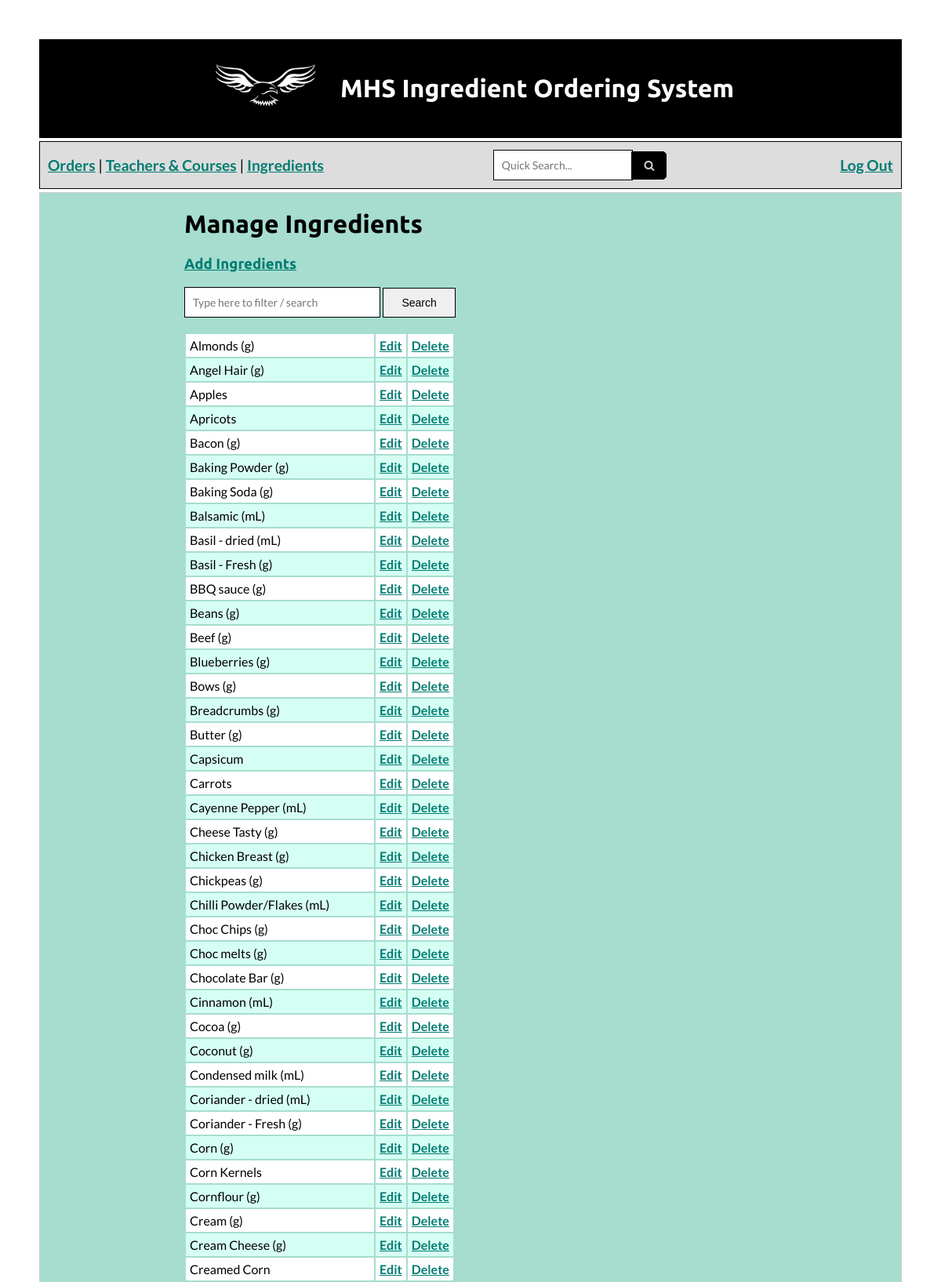
The page /index.php?page=../admin/manage_ingredients (signed in, upper part) on the database its author committed.
### tables this page shows
CREATE TABLE `ingredients` (
  `IngredientID` int(11) NOT NULL,
  `CategoryID` int(11) NOT NULL,
  `Ingredient` varchar(100) NOT NULL,
  `Units` varchar(10) NOT NULL
);

### admin/manage_ingredients.php (the view, shortened to what this page needs)
<?php
if ($_SERVER["REQUEST_METHOD"] == "POST") {
    $to_search = mysqli_real_escape_string($dbconnect, $_POST['to_search']);
}
else {
$to_search = "";
}
$ingredient_sql="SELECT * FROM `ingredients` WHERE `Ingredient` LIKE '%$to_search%' ORDER BY `ingredients`.`Ingredient` ASC ";
$ingredient_query=mysqli_query($dbconnect, $ingredient_sql);
$ingredient_rs=mysqli_fetch_assoc($ingredient_query);
$count = mysqli_num_rows($ingredient_query);
?>
<div class = "nice-middle">
<h1>Manage Ingredients </h1>
<h3><a href="index.php?page=../admin/new_ingredients" title="Manage Ingredients">Add Ingredients</a></h3>
<form autocomplete="off" method="post" action="<?php echo htmlspecialchars($_SERVER["PHP_SELF"]."?page=../admin/manage_ingredients");?>" enctype="multipart/form-data" name="filter_ingredient" id="filter_ingredient">
<input class="width-250" type="text" name="to_search" value="" placeholder="Type here to filter / search" />
        <input class="width-93px" type="submit" value="Search" />
</form>
<br />
<?php
    if($count==0)
    {
    ?>
<div class="error">
    <p>Sorry there are no ingredients that match your search</p>
</div>
<?php
    }
else {
?>
<table>
<?php do {
    if ($ingredient_rs['Units'] == "")
    {
        $display_units = "";
    }
    else {
        $display_units = "(".$ingredient_rs['Units'].")";
    }
    ?>
<tr>
    <td><?php echo $ingredient_rs['Ingredient']?> <?php echo $display_units; ?></td>
    <td><a href="index.php?page=../admin/edit_ingredient&ingredientID=<?php echo $ingredient_rs['IngredientID']?>">Edit</a></td>
    <td><a href="index.php?page=../admin/delete_ingredient&ingredientID=<?php echo $ingredient_rs['IngredientID']?>">Delete</a></td>
</tr>
<?php }
    while ($ingredient_rs=mysqli_fetch_assoc($ingredient_query))
?>
</table>
</div>
<?php
}
?>
<br />

### theme/food_orders.css (style rules this page uses)
body { margin: auto; padding: 50px; color: #000; font-family: 'Lato', sans-serif; }
a { font-weight: bold; }
a:link { color: #007c72; }
h1, h2, h3, h4 { font-family: 'Ubuntu', sans-serif; }
form, .nice-middle { max-width: 750px; margin: auto; }
input { font-size: 14px; padding: 10px; display: inline-block; border: 1px solid #000; box-sizing: border-box; }
td { padding: 5px; }
tr:nth-child(even) { background: #d6fff4 }
tr:nth-child(odd) { background: #FFF }
textarea, input[type=text] { font-family: 'Lato', sans-serif; padding: 10px; border-width: 1px; margin: auto; }
.width-250 { width: 250px; }
.width-93px { width: 93px; }

### rows shown on the page
ingredients: Ingredient "Almonds", Units "(g)"
ingredients: Ingredient "Angel Hair", Units "(g)"
ingredients: Ingredient "Apples"
ingredients: Ingredient "Apricots"
ingredients: Ingredient "Bacon", Units "(g)"
ingredients: Ingredient "Baking Powder", Units "(g)"
ingredients: Ingredient "Baking Soda", Units "(g)"
ingredients: Ingredient "Balsamic", Units "(mL)"
ingredients: Ingredient "Basil - dried", Units "(mL)"
ingredients: Ingredient "Basil - Fresh", Units "(g)"
ingredients: Ingredient "BBQ sauce", Units "(g)"
ingredients: Ingredient "Beans", Units "(g)"
ingredients: Ingredient "Beef", Units "(g)"
ingredients: Ingredient "Blueberries", Units "(g)"
ingredients: Ingredient "Bows", Units "(g)"
ingredients: Ingredient "Breadcrumbs", Units "(g)"
ingredients: Ingredient "Butter", Units "(g)"
ingredients: Ingredient "Capsicum"
ingredients: Ingredient "Carrots"
ingredients: Ingredient "Cayenne Pepper", Units "(mL)"
ingredients: Ingredient "Cheese Tasty", Units "(g)"
ingredients: Ingredient "Chicken Breast", Units "(g)"
ingredients: Ingredient "Chickpeas", Units "(g)"
ingredients: Ingredient "Chilli Powder/Flakes", Units "(mL)"
ingredients: Ingredient "Choc Chips", Units "(g)"
ingredients: Ingredient "Choc melts", Units "(g)"
ingredients: Ingredient "Chocolate Bar", Units "(g)"
ingredients: Ingredient "Cinnamon", Units "(mL)"
ingredients: Ingredient "Cocoa", Units "(g)"
ingredients: Ingredient "Coconut", Units "(g)"
ingredients: Ingredient "Condensed milk", Units "(mL)"
ingredients: Ingredient "Coriander - dried", Units "(mL)"
ingredients: Ingredient "Coriander - Fresh", Units "(g)"
ingredients: Ingredient "Corn", Units "(g)"
ingredients: Ingredient "Corn Kernels"
ingredients: Ingredient "Cornflour", Units "(g)"
ingredients: Ingredient "Cream", Units "(g)"
ingredients: Ingredient "Cream Cheese", Units "(g)"
ingredients: Ingredient "Creamed Corn"
